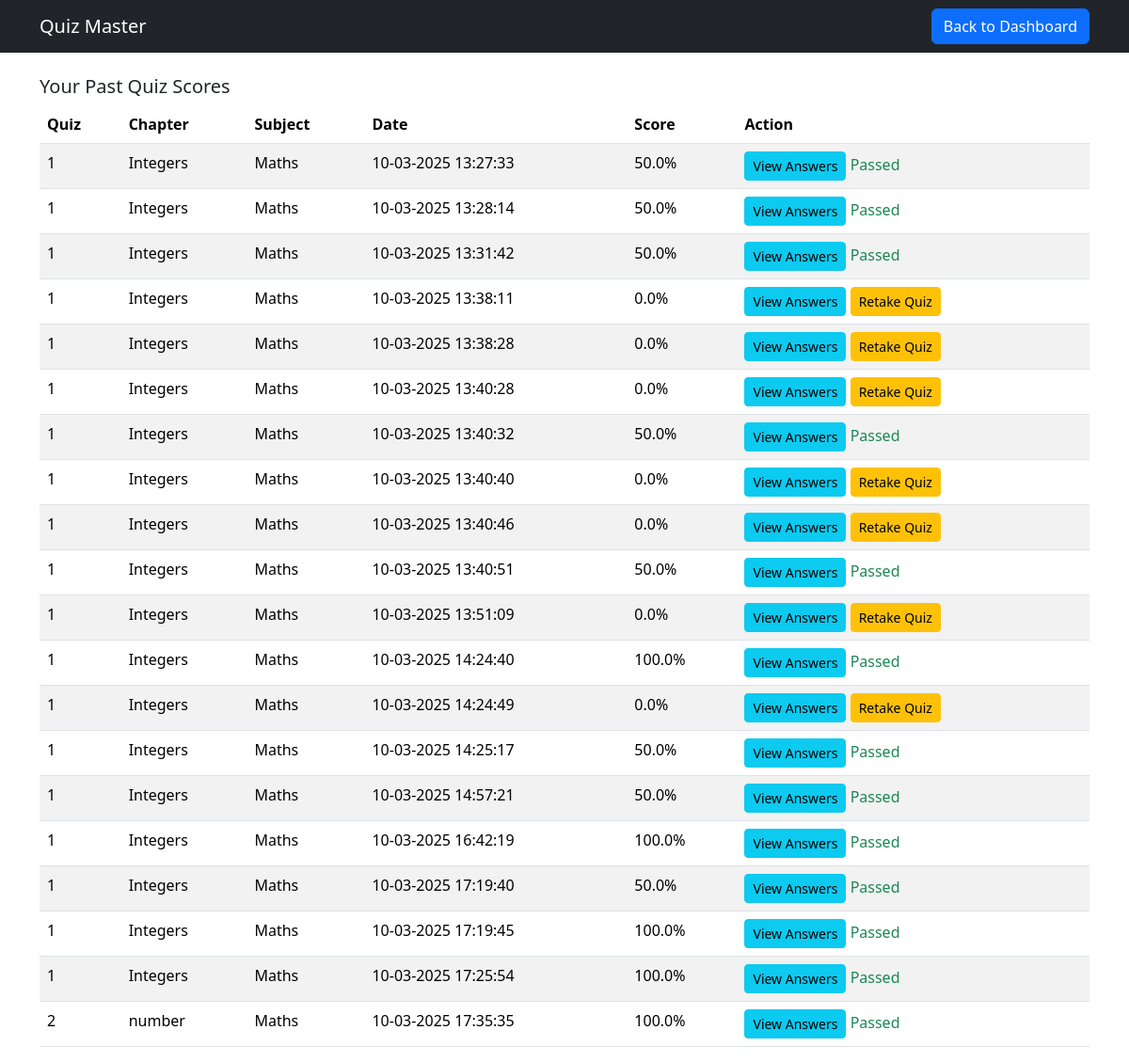
Before: /user_scores (signed in) with the older database file.
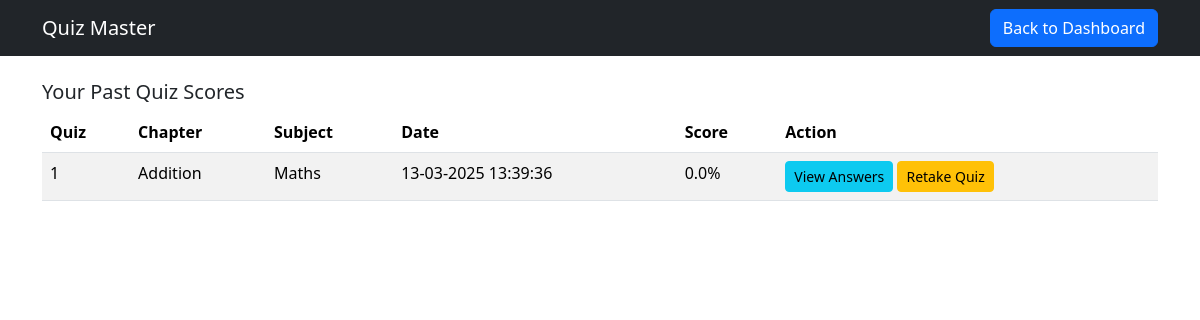
After: the same page with the newer database file.
### app.py (models this page shows)
class Score(db.Model):
    __tablename__ = 'score'
    ScoreID = db.Column(db.Integer, primary_key=True, autoincrement=True)
    QuizID = db.Column(db.Integer, db.ForeignKey('quiz.QuizID'), nullable=False)
    UserID = db.Column(db.Integer, db.ForeignKey('user.UserID'), nullable=False)
    TimeStamp = db.Column(db.DateTime, default=db.func.current_timestamp())  # Auto-fills time of attempt
    TotalScore = db.Column(db.Float, nullable=False)
    user = db.relationship('User', backref='scores')
    quiz = db.relationship('Quiz', backref='scores')

class Quiz(db.Model):
    __tablename__ = 'quiz'
    QuizID = db.Column(db.Integer, primary_key=True, autoincrement=True)
    Date_of_quiz = db.Column(db.Date, nullable=False)
    Time_duration = db.Column(db.String(5), nullable=False)
    Remarks = db.Column(db.String(500))
    ChapterID = db.Column(db.Integer, db.ForeignKey('chapter.ChapterID'), nullable=False)
    QuestionsR = db.relationship('Questions', backref='quiz', lazy=True)

class Chapter(db.Model):
    __tablename__ = 'chapter'
    ChapterID = db.Column(db.Integer, primary_key=True, autoincrement=True)
    Chaptername = db.Column(db.String(500), nullable=False)
    Description = db.Column(db.String(500), nullable=False)
    QuizR = db.relationship('Quiz', backref='chapter', lazy=True)
    SubjectID = db.Column(db.Integer, db.ForeignKey('subject.SubjectID'), nullable=False)
    subject = db.relationship('Subject', backref='chapters')

class Subject(db.Model):
    __tablename__ = 'subject'
    SubjectID = db.Column(db.Integer, primary_key=True, autoincrement=True)
    Subjectname = db.Column(db.String(500), nullable=False)
    Description = db.Column(db.String(500), nullable=False)

### app.py (the view)
@app.route('/user_scores')
def user_scores():
    if 'user_id' not in session:
        flash("Unauthorized access!", "danger")
        return redirect(url_for("home"))
    user_id = session['user_id']
    scores = Score.query.filter_by(UserID=user_id).all()
    for score in scores:
        score.retake_allowed = score.TotalScore < 40
        ist_time = score.TimeStamp + timedelta(hours=5, minutes=30)  # Converting the time to IST
        score.ist_time_str = ist_time.strftime('%d-%m-%Y %H:%M:%S')
    return render_template("quiz_scores.html", scores=scores)

### templates/quiz_scores.html (shortened to what this page needs)
<!DOCTYPE html>
<html lang="en">
<head>
    <link href="https://cdn.jsdelivr.net/npm/bootstrap@5.3.2/dist/css/bootstrap.min.css" rel="stylesheet">
</head>
<body>
    <nav class="navbar navbar-expand-lg navbar-dark bg-dark">
        <div class="container">
            <a class="navbar-brand" href="#">Quiz Master</a>
            <a href="{{ url_for('user_dashboard') }}" class="btn btn-primary">Back to Dashboard</a>
        </div>
    </nav>
    <div class="container mt-4">
        <h5>Your Past Quiz Scores</h5>
        {% if scores %}
        <table class="table table-striped">
            <thead>
                <tr>
                    <th>Quiz</th>
                    <th>Chapter</th>
                    <th>Subject</th>
                    <th>Date</th>
                    <th>Score</th>
                    <th>Action</th>
                </tr>
            </thead>
            <tbody>
                {% for score in scores %}
                <tr>
                    <td>{{ score.quiz.QuizID }}</td>
                    <td>{{ score.quiz.chapter.Chaptername }}</td>
                    <td>{{ score.quiz.chapter.subject.Subjectname }}</td>
                    <td>{{ score.ist_time_str }}</td>
                    <td>{{ score.TotalScore }}%</td>
                    <td>
                        <button class="btn btn-info btn-sm" data-bs-toggle="modal" data-bs-target="#viewAnswers{{ score.ScoreID }}">View Answers</button>
                        {% if score.TotalScore < 40 %}
                            <a href="{{ url_for('start_quiz', quiz_id=score.quiz.QuizID) }}" class="btn btn-warning btn-sm">Retake Quiz</a>
                        {% else %}
                            <span class="text-success">Passed</span>
                        {% endif %}
                    </td>
                </tr>
                {% endfor %}
            </tbody>
        </table>
        {% else %}
        <p>No quiz attempts found.</p>
        {% endif %}
    </div>
</body>
</html>

Changed rows visible on the page:
no longer on this page (row edited): Score: quiz.QuizID "1", quiz.chapter.Chaptername "Integers", quiz.chapter.subject.Subjectname "Maths", ist_time_str "10-03-2025 13:27:33", TotalScore "50.0", shows "Passed"
no longer on this page (row edited): Score: quiz.QuizID "1", quiz.chapter.Chaptername "Integers", quiz.chapter.subject.Subjectname "Maths", ist_time_str "10-03-2025 13:28:14", TotalScore "50.0", shows "Passed"
no longer on this page (row edited): Score: quiz.QuizID "1", quiz.chapter.Chaptername "Integers", quiz.chapter.subject.Subjectname "Maths", ist_time_str "10-03-2025 13:31:42", TotalScore "50.0", shows "Passed"
no longer on this page (row edited): Score: quiz.QuizID "1", quiz.chapter.Chaptername "Integers", quiz.chapter.subject.Subjectname "Maths", ist_time_str "10-03-2025 13:38:11", TotalScore "0.0"
no longer on this page (row edited): Score: quiz.QuizID "1", quiz.chapter.Chaptername "Integers", quiz.chapter.subject.Subjectname "Maths", ist_time_str "10-03-2025 13:38:28", TotalScore "0.0"
no longer on this page (row edited): Score: quiz.QuizID "1", quiz.chapter.Chaptername "Integers", quiz.chapter.subject.Subjectname "Maths", ist_time_str "10-03-2025 13:40:28", TotalScore "0.0"
removed Score: quiz.QuizID "1", quiz.chapter.Chaptername "Integers", quiz.chapter.subject.Subjectname "Maths", ist_time_str "10-03-2025 13:40:40", TotalScore "0.0"
removed Score: quiz.QuizID "1", quiz.chapter.Chaptername "Integers", quiz.chapter.subject.Subjectname "Maths", ist_time_str "10-03-2025 13:40:46", TotalScore "0.0"
removed Score: quiz.QuizID "1", quiz.chapter.Chaptername "Integers", quiz.chapter.subject.Subjectname "Maths", ist_time_str "10-03-2025 13:40:51", TotalScore "50.0", shows "Passed"
removed Score: quiz.QuizID "1", quiz.chapter.Chaptername "Integers", quiz.chapter.subject.Subjectname "Maths", ist_time_str "10-03-2025 13:51:09", TotalScore "0.0"
removed Score: quiz.QuizID "1", quiz.chapter.Chaptername "Integers", quiz.chapter.subject.Subjectname "Maths", ist_time_str "10-03-2025 14:24:40", TotalScore "100.0", shows "Passed"
removed Score: quiz.QuizID "1", quiz.chapter.Chaptername "Integers", quiz.chapter.subject.Subjectname "Maths", ist_time_str "10-03-2025 14:24:49", TotalScore "0.0"
removed Score: quiz.QuizID "1", quiz.chapter.Chaptername "Integers", quiz.chapter.subject.Subjectname "Maths", ist_time_str "10-03-2025 14:25:17", TotalScore "50.0", shows "Passed"
removed Score: quiz.QuizID "1", quiz.chapter.Chaptername "Integers", quiz.chapter.subject.Subjectname "Maths", ist_time_str "10-03-2025 14:57:21", TotalScore "50.0", shows "Passed"
removed Score: quiz.QuizID "1", quiz.chapter.Chaptername "Integers", quiz.chapter.subject.Subjectname "Maths", ist_time_str "10-03-2025 16:42:19", TotalScore "100.0", shows "Passed"
removed Score: quiz.QuizID "1", quiz.chapter.Chaptername "Integers", quiz.chapter.subject.Subjectname "Maths", ist_time_str "10-03-2025 17:19:40", TotalScore "50.0", shows "Passed"
removed Score: quiz.QuizID "1", quiz.chapter.Chaptername "Integers", quiz.chapter.subject.Subjectname "Maths", ist_time_str "10-03-2025 17:19:45", TotalScore "100.0", shows "Passed"
removed Score: quiz.QuizID "1", quiz.chapter.Chaptername "Integers", quiz.chapter.subject.Subjectname "Maths", ist_time_str "10-03-2025 17:25:54", TotalScore "100.0", shows "Passed"
removed Score: quiz.QuizID "2", quiz.chapter.Chaptername "number", quiz.chapter.subject.Subjectname "Maths", ist_time_str "10-03-2025 17:35:35", TotalScore "100.0", shows "Passed"
changed Score "Maths": quiz.chapter.Chaptername "Integers" → "Addition"; ist_time_str "10-03-2025 13:40:32" → "13-03-2025 13:39:36"; TotalScore "50.0" → "0.0"; TotalScore "Passed" → "Retake Quiz"
